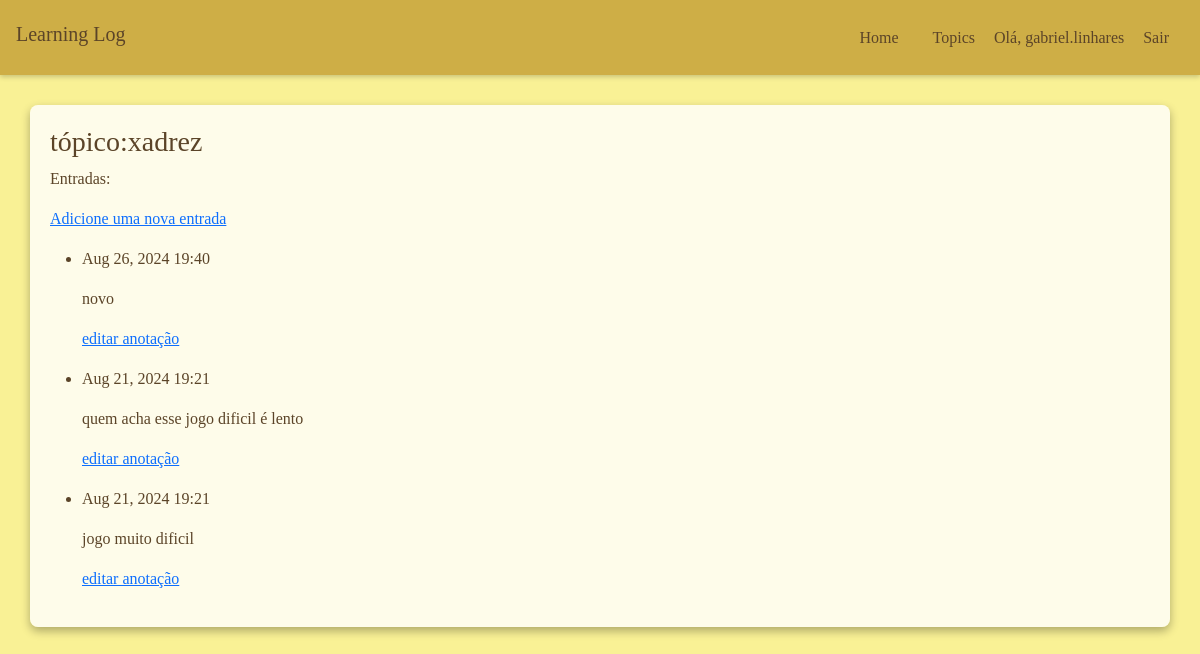
The page /topics/1/ (signed in) on the database its author committed.
### learning_logs/models.py (models this page shows, shortened)
class Topic(models.Model):
    text = models.CharField(max_length=200)
    date_added = models.DateTimeField(auto_now_add=True)
    owner=models.ForeignKey(User,on_delete=models.CASCADE)
    def __str__(self):
        return self.text

class Entry(models.Model):
    topic=models.ForeignKey(Topic,on_delete=models.CASCADE)
    text=models.TextField(max_length=5000)
    date_added = models.DateTimeField(auto_now_add=True)
    class Meta:
        verbose_name_plural="entries"

### learning_logs/views.py (the view)
# urls.py: path('topics/<topic_id>/', views.topic,name='topic'),
@login_required
def topic(request,topic_id):
    topic=Topic.objects.get(id=topic_id)
    if topic.owner !=request.user:
        raise Http404
    entries=topic.entry_set.order_by("-date_added")
    context={"topic":topic,'entries':entries}
    return render(request,'learning_logs/topic.html',context)

### learning_logs/templates/learning_logs/topic.html
{% extends 'Learning_logs/base.html' %}
{% block content %}
    <h3>tópico:{{ topic }}</h3>
    <p>Entradas: </p>
    <p><a href="{% url 'new_entry' topic.id %}">Adicione uma nova entrada</a></p>
    <ul>
        {% for entry in entries %}
        <li>
            <p>{{ entry.date_added | date:'M d, Y H:i'}}</p>
            <p>{{ entry.text | linebreaks }}</p>
            <p><a href="{% url 'edit_entry' entry.id %}">editar anotação</a></p>
        </li>
        {% empty %}
        <li>não tem registros</li>
        {% endfor %}
    </ul>
{% endblock content %}

### learning_logs/templates/learning_logs/base.html (shortened to what this page needs)
<!DOCTYPE html>
<html lang="en">
<head>
    <link href="https://cdn.jsdelivr.net/npm/bootstrap@5.3.0-alpha1/dist/css/bootstrap.min.css" rel="stylesheet">
</head>
<body>
    <header id="header" class="d-flex align-items-center justify-content-between px-3">
        <h1 class="h5">Learning Log</h1>
        <nav>
            <a href="{% url 'index' %}">Home</a>
            <a href="{% url 'topics' %}">Topics</a>
            {% if user.is_authenticated %}
                <span>Olá, {{ user.username }}</span>
                <a href="{% url 'logout' %}">Sair</a>
            {% else %}
                <a href="{% url 'register' %}">Registrar</a>
                <a href="{% url 'login' %}">Entrar</a>
            {% endif %}
        </nav>
    </header>
    <div class="container">
        {% block content %}
        {% endblock content %}
    </div>
</body>
</html>

### learning_logs/templates/learning_logs/base.html (style rules this page uses)
* { margin: 0; padding: 0; }
body { background-color: #f9f195; font-family: 'Georgia', serif; color: #5b4428; }
#header { background-color: #ceae46; height: 75px; box-shadow: 0 2px 5px rgba(0, 0, 0, 0.2); }
#header a { color: #5b4428; text-decoration: none; margin: 0 15px; }
.container { margin-top: 30px; padding: 20px; background-color: rgba(255, 255, 255, 0.8); border-radius: 8px; box-shadow: 0 4px 10px rgba(0, 0, 0, 0.3); }
h1 { margin-bottom: 20px; }

### rows shown on the page
Topic: text "xadrez"
Entry: date_added "Aug 26, 2024 19:40", text "novo"
Entry: date_added "Aug 21, 2024 19:21", text "quem acha esse jogo dificil é lento"
Entry: date_added "Aug 21, 2024 19:21", text "jogo muito dificil"

### other values the page prints
{{ user.username }} "gabriel.linhares"
